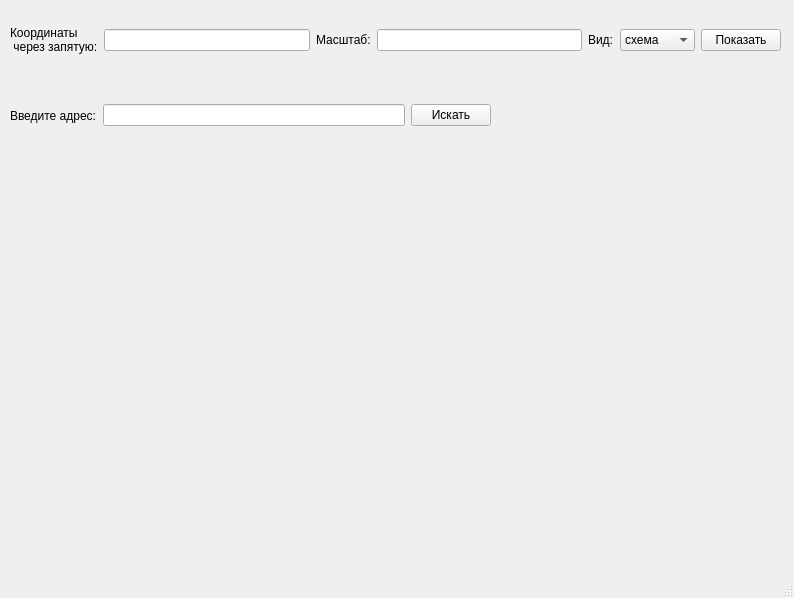
<?xml version="1.0" encoding="UTF-8"?>
<ui version="4.0">
 <class>MainWindow</class>
 <widget class="QMainWindow" name="MainWindow">
  <property name="geometry">
   <rect>
    <x>0</x>
    <y>0</y>
    <width>794</width>
    <height>598</height>
   </rect>
  </property>
  <property name="windowTitle">
   <string>MainWindow</string>
  </property>
  <widget class="QWidget" name="centralwidget">
   <widget class="QWidget" name="horizontalLayoutWidget">
    <property name="geometry">
     <rect>
      <x>10</x>
      <y>0</y>
      <width>771</width>
      <height>80</height>
     </rect>
    </property>
    <layout class="QHBoxLayout" name="horizontalLayout">
     <item>
      <widget class="QLabel" name="label">
       <property name="text">
        <string>Координаты
 через запятую:</string>
       </property>
      </widget>
     </item>
     <item>
      <widget class="QLineEdit" name="lineEdit"/>
     </item>
     <item>
      <widget class="QLabel" name="label_2">
       <property name="text">
        <string>Масштаб:</string>
       </property>
      </widget>
     </item>
     <item>
      <widget class="QLineEdit" name="lineEdit_2"/>
     </item>
     <item>
      <widget class="QLabel" name="label_4">
       <property name="text">
        <string>Вид:</string>
       </property>
      </widget>
     </item>
     <item>
      <widget class="QComboBox" name="comboBox">
       <item>
        <property name="text">
         <string>схема</string>
        </property>
       </item>
       <item>
        <property name="text">
         <string>спутник</string>
        </property>
       </item>
       <item>
        <property name="text">
         <string>гибрид</string>
        </property>
       </item>
      </widget>
     </item>
     <item>
      <widget class="QPushButton" name="pushButton">
       <property name="text">
        <string>Показать</string>
       </property>
      </widget>
     </item>
    </layout>
   </widget>
   <widget class="QLabel" name="label_3">
    <property name="geometry">
     <rect>
      <x>20</x>
      <y>160</y>
      <width>751</width>
      <height>381</height>
     </rect>
    </property>
    <property name="text">
     <string/>
    </property>
   </widget>
   <widget class="QWidget" name="horizontalLayoutWidget_2">
    <property name="geometry">
     <rect>
      <x>10</x>
      <y>80</y>
      <width>481</width>
      <height>71</height>
     </rect>
    </property>
    <layout class="QHBoxLayout" name="horizontalLayout_2">
     <item>
      <widget class="QLabel" name="label_5">
       <property name="text">
        <string>Введите адрес:</string>
       </property>
      </widget>
     </item>
     <item>
      <widget class="QLineEdit" name="lineEdit_3"/>
     </item>
     <item>
      <widget class="QPushButton" name="pushButton_2">
       <property name="text">
        <string>Искать</string>
       </property>
      </widget>
     </item>
    </layout>
   </widget>
  </widget>
  <widget class="QMenuBar" name="menubar">
   <property name="geometry">
    <rect>
     <x>0</x>
     <y>0</y>
     <width>794</width>
     <height>22</height>
    </rect>
   </property>
  </widget>
  <widget class="QStatusBar" name="statusbar"/>
 </widget>
 <resources/>
 <connections/>
</ui>
